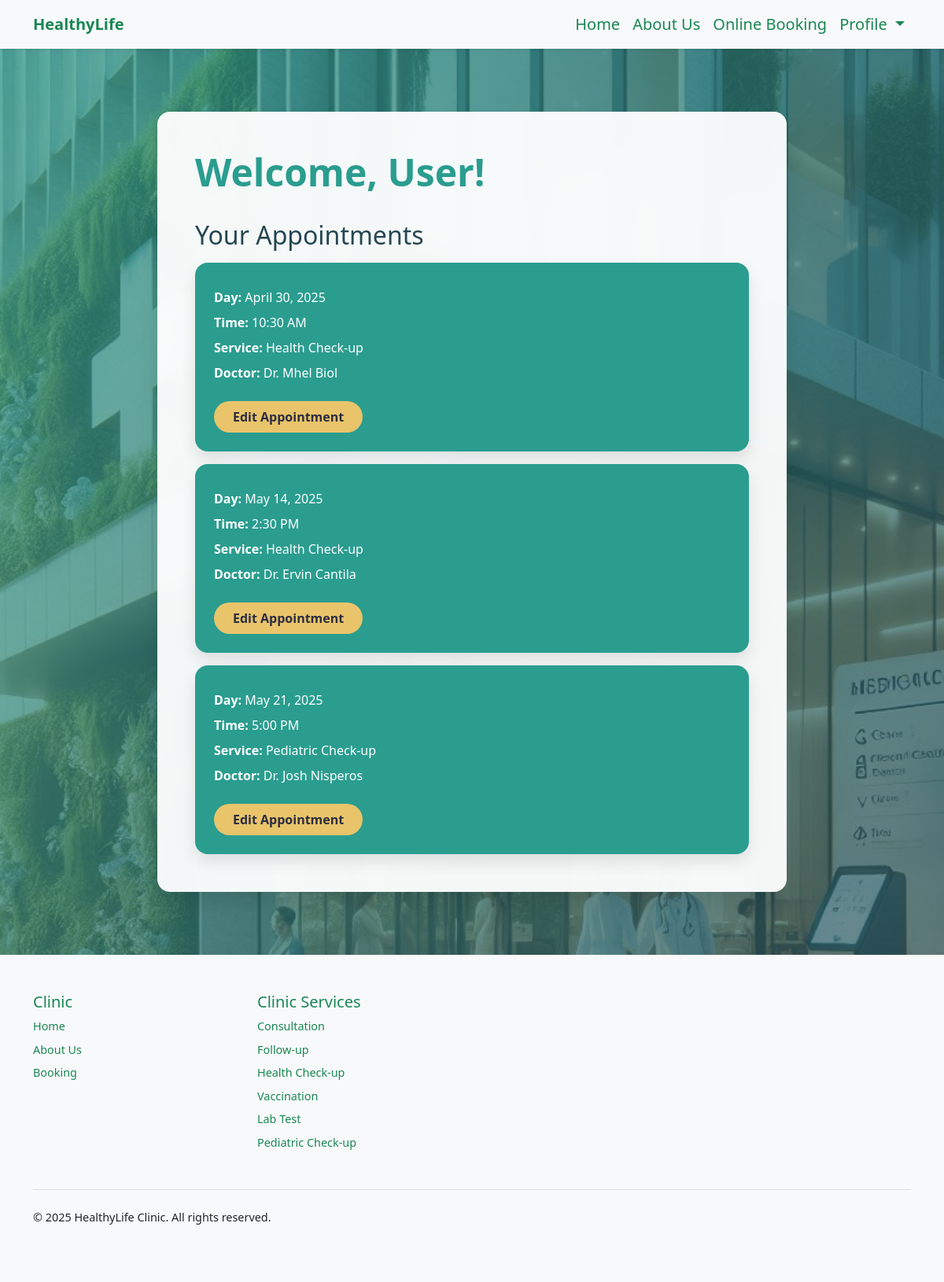
/user-panel (signed in), run on an earlier commit of the app's database.
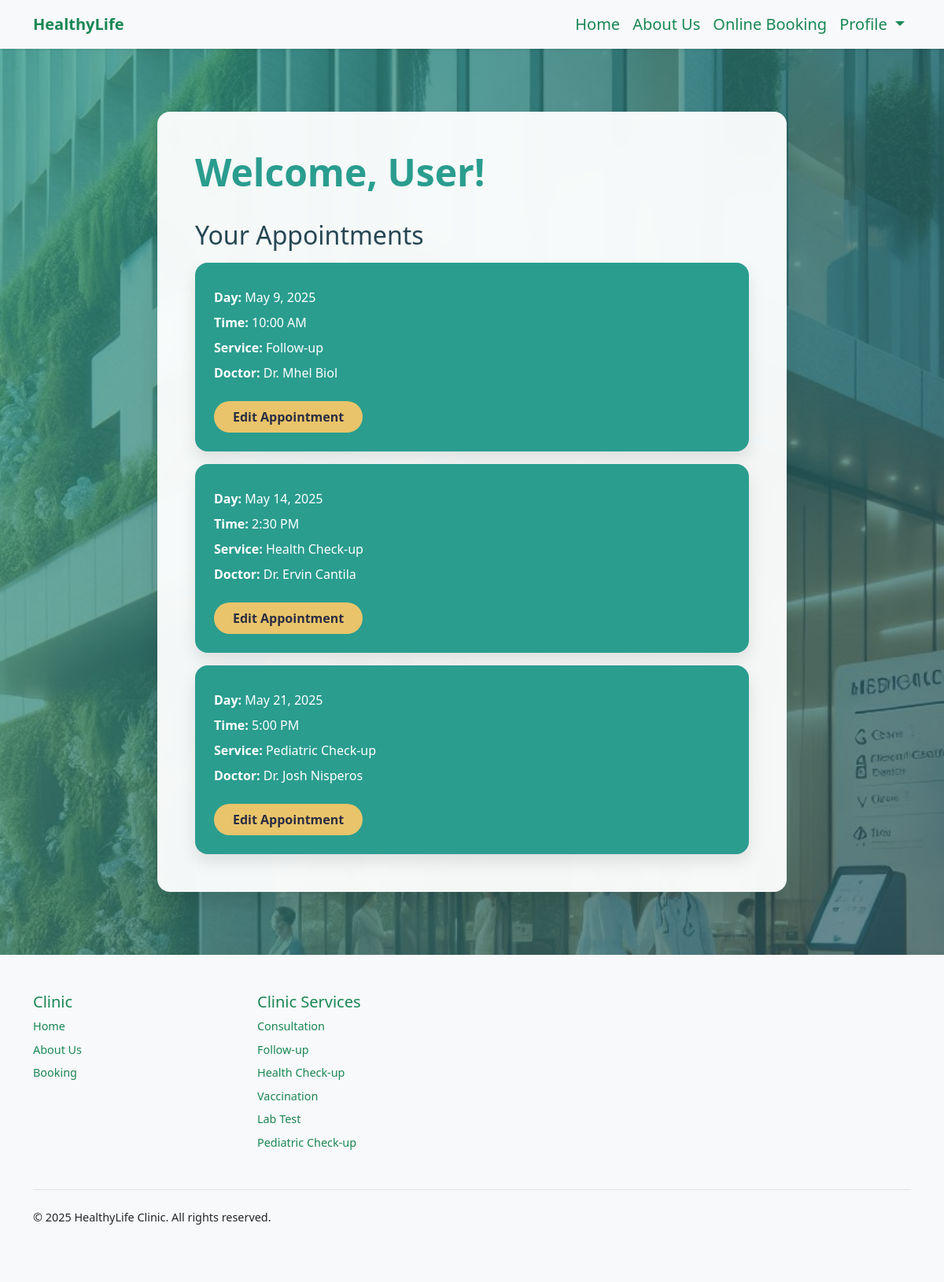
And on a later commit of the database.
### booking/models.py (models this page shows, shortened)
class Appointment(models.Model):
    user = models.ForeignKey(User, on_delete=models.CASCADE, null=True, blank=True)
    service = models.CharField(max_length=50, choices=SERVICE_CHOICES, default="Doctor care")
    doctor = models.CharField(max_length=255, default="Unknown")
    day = models.DateField(default=datetime.now)
    time = models.CharField(max_length=10, choices=TIME_CHOICES, default="3 PM")
    time_ordered = models.DateTimeField(default=datetime.now, blank=True)

### booking/views.py (the view)
# urls.py: path('user-panel', views.userPanel, name='userPanel'),
def userPanel(request):
    user = request.user
    appointments = Appointment.objects.filter(user=user).order_by('day', 'time')
    return render(request, 'userPanel.html', {
        'user':user,
        'appointments':appointments,
    })

### booking/templates/userPanel.html (shortened to what this page needs)
{% extends 'layout.html' %}
{% load static %}
{% block body %}
<section class="hero-section">
    {% if user.is_authenticated %}
    <div class="profile-panel">
        <h1>Welcome, {{ user.first_name }}!</h1>
        {% if appointments.count > 0 %}
        <div class="appointment-list">
            <h2>Your Appointments</h2>
            {% for appointment in appointments %}
            <div class="appointment-card">
                <p><strong>Day:</strong> {{ appointment.day }}</p>
                <p><strong>Time:</strong> {{ appointment.time }}</p>
                <p><strong>Service:</strong> {{ appointment.service }}</p>
                <p><strong>Doctor:</strong> {{ appointment.doctor }}</p>
                <a href="{% url 'userUpdate' appointment.id %}">Edit Appointment</a>
            </div>
            {% endfor %}
        </div>
        {% else %}
        <h2>No Appointments Yet!</h2>
        {% endif %}
    </div>
    {% else %}
    <div class="sign-in-message">
        <h1>Please Sign In</h1>
        <a href="{% url 'login' %}" class="btn btn-primary mt-3">Sign In</a>
    </div>
    {% endif %}
</section>
{% endblock %}

### booking/templates/layout.html (shortened to what this page needs)
{% load static %}
<!doctype html>
<html lang="en">
<head>
    <link rel="stylesheet" href="https://cdnjs.cloudflare.com/ajax/libs/bootstrap-icons/1.7.2/font/bootstrap-icons.min.css">
    <link href="https://cdn.jsdelivr.net/npm/bootstrap@5.2.1/dist/css/bootstrap.min.css" rel="stylesheet">
</head>
<body>
<header>
    <nav class="navbar navbar-expand-lg shadow-sm">
        <div class="container">
            <a class="navbar-brand" href="{% url 'index' %}">
                HealthyLife
            </a>
            <div class="collapse navbar-collapse" id="navbarSupportedContent">
                <ul class="navbar-nav ms-auto mb-2 mb-lg-0 fs-5 align-items-center">
                    <li class="nav-item">
                        <a class="nav-link" aria-current="page" href="{% url 'index' %}">Home</a>
                    </li>
                    <li class="nav-item">
                        <a class="nav-link" href="{% url 'about' %}">About Us</a>
                    </li>
                    <li class="nav-item">
                        <a class="nav-link" href="{% url 'booking' %}">Online Booking</a>
                    </li>
                    {% if user.is_authenticated %}
                    <li class="nav-item dropdown">
                        <a class="nav-link dropdown-toggle" href="#" role="button" data-bs-toggle="dropdown" aria-expanded="false">
                            Profile
                        </a>
                    </li>
                    {% else %}
                    <li class="nav-item">
                        <a class="nav-link" href="{% url 'login' %}">Sign In / Sign Up</a>
                    </li>
                    {% endif %}
                </ul>
            </div>
        </div>
    </nav>
</header>
{% block body %}
{% endblock %}
<footer class="py-5 mt-auto">
    <div class="container">
        <div class="row">
            <div class="col-6 col-md-3 mb-3">
                <h5>Clinic</h5>
                <ul class="nav flex-column">
                    <li class="nav-item mb-2"><a href="{% url 'index' %}" class="nav-link p-0">Home</a></li>
                    <li class="nav-item mb-2"><a href="{% url 'about' %}" class="nav-link p-0">About Us</a></li>
                    <li class="nav-item mb-2"><a href="{% if user.is_authenticated %}{% url 'booking' %}{% else %}#{% endif %}" class="nav-link p-0">Booking</a></li>
                </ul>
            </div>
            <div class="col-6 col-md-3 mb-3">
                <h5>Clinic Services</h5>
                <ul class="nav flex-column">
                    <li class="nav-item mb-2"><a href="{% if user.is_authenticated %}{% url 'booking' %}{% else %}#{% endif %}" class="nav-link p-0">Consultation</a></li>
                    <li class="nav-item mb-2"><a href="{% if user.is_authenticated %}{% url 'booking' %}{% else %}#{% endif %}" class="nav-link p-0">Follow-up</a></li>
                    <li class="nav-item mb-2"><a href="{% if user.is_authenticated %}{% url 'booking' %}{% else %}#{% endif %}" class="nav-link p-0">Health Check-up</a></li>
                    <li class="nav-item mb-2"><a href="{% if user.is_authenticated %}{% url 'booking' %}{% else %}#{% endif %}" class="nav-link p-0">Vaccination</a></li>
                    <li class="nav-item mb-2"><a href="{% if user.is_authenticated %}{% url 'booking' %}{% else %}#{% endif %}" class="nav-link p-0">Lab Test</a></li>
                    <li class="nav-item mb-2"><a href="{% if user.is_authenticated %}{% url 'booking' %}{% else %}#{% endif %}" class="nav-link p-0">Pediatric Check-up</a></li>
                </ul>
            </div>
        </div>
        <div class="d-flex flex-column flex-sm-row justify-content-between py-4 mt-4 border-top">
            <p class="mb-0">&copy; 2025 HealthyLife Clinic. All rights reserved.</p>
        </div>
    </div>
</footer>
</body>
</html>

### booking/templates/layout.html (style rules this page uses)
.navbar { background-color: #f8f9fa; }
.nav-link { color: #198754 !important; transition: color 0.3s ease; }
.navbar-brand { font-weight: bold; color: #198754 !important; }
footer { background-color: #f8f9fa; font-size: 0.9rem; }
footer h5 { color: #198754; }
footer a { color: #6c757d; text-decoration: none; }

What changed in the data, as far as the page shows it:
changed Appointment "Dr. Mhel Biol": day "April 30, 2025" → "May 9, 2025"; time "10:30 AM" → "10:00 AM"; service "Health Check-up" → "Follow-up"
